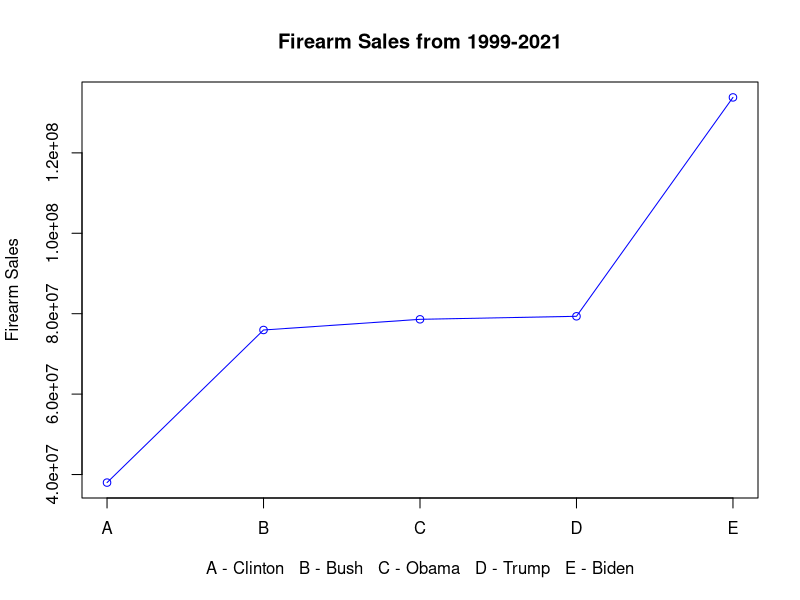

Recreate this plot in R.
## ---- chunk 1
#reading in data spreadsheets
firearmsData <- read.csv("firearmsData.csv")
clinton <- read.csv("CLINTON1998-2001.csv")
bush <- read.csv("BUSH2001-2009.csv")
obama <- read.csv("OBAMA2009-2017.csv")
trump <- read.csv("TRUMP2017-2020.csv")
biden <- read.csv("BIDEN2020-2021.csv")
## ---- chunk 2
#adding the "totals" column for each presidential term
sum(clinton$totals)
sum(bush$totals)
sum(obama$totals)
sum(trump$totals)
sum(biden$totals)
## ---- chunk 3
#estimating what the differences would be if the data set was complete
#Clinton was in office 1996-2001, data is 1998-2001 (missing two years, so multiplying to estimate 4 year term)
clintonSum <- sum(clinton$totals)*2 
clintonSum
bushSum <- sum(bush$totals)
bushSum
#dividing Obama's term by 2 so it estimates a 4 year term
obamaSum <- sum(obama$totals)/2 
obamaSum
trumpSum <- sum(trump$totals)
trumpSum
#only been in office about two years, so multiplying by two to estimate four year term
bidenSum <- sum(biden$totals)*2
bidenSum
## ---- chunk 4
#finding max value of firearms sales during each year 
max(clinton$totals)
max(bush$totals)
max(obama$totals)
max(trump$totals)
max(biden$totals)
## ---- chunk 5
#finding entry for max firearm sales during Clinton Administration
#install data.table if haven't already done so
#install.packages("data.table")
library(data.table)
clinton2 <- data.table(clinton)
clinton2
setkey(clinton2, "totals")
head(clinton2)
clinton2[.(max(clinton$totals))]
#1999 CALIFORNIA 136278
## ---- chunk 6
#finding entry for max firearm sales during Bush Administration
bush2 <- data.table(bush)
bush2
setkey(bush2, "totals")
head(bush2)
bush2[.(max(bush$totals))]
#2008 KENTUCKY 184555
## ---- chunk 7
#finding entry for max firearm sales during Obama Administration
obama2 <- data.table(obama)
obama2
setkey(obama2, "totals")
head(obama2)
obama2[.(max(obama$totals))]
#2014 NORTH CAROLINA 541978
## ---- chunk 8
#finding entry for max firearm sales during Trump Administration
trump2 <- data.table(trump)
trump2
setkey(trump2, "totals")
head(trump2)
trump2[.(max(trump$totals))]
#2020 ILLINOIS 612411
## ---- chunk 9
#finding entry for max firearm sales during Biden Administration
biden2 <- data.table(biden)
biden2
setkey(biden2, "totals")
head(biden2)
biden2[.(max(biden$totals))]
#2021 ILLINOIS 1427917
## ---- chunk 10
#finding the differences between each of the administrations with averaged data
diff1 <- sum(bush$totals)-sum(clinton$totals)*2
print("----DIFFERENCE BW BUSH & CLINTON----")
diff1
diff2 <- sum(trump$totals)-sum(obama$totals)/2
print("----DIFFERENCE BW TRUMP & OBAMA----")
diff2
diff3 <- sum(biden$totals)*2 - sum(trump$totals)
print("----DIFFERENCE BW BIDEN & TRUMP----")
diff3
## ---- chunk 11
#install the following packages if not already done so
#install.packages("tidyverse")
#library(tidyverse)
#plotting summations of all firearm sales during the last five US administrations
points <- c(clintonSum,bushSum,obamaSum,trumpSum,bidenSum)
plot(points, 
     xaxt = "n",
     type = "o", 
     col = "blue", 
     xlab = "A - Clinton   B - Bush   C - Obama   D - Trump   E - Biden",
     ylab = "Firearm Sales", 
     main = "Firearm Sales from 1999-2021")
axis(side = 1,
     at = 1:5,
     labels = LETTERS[1:5])

